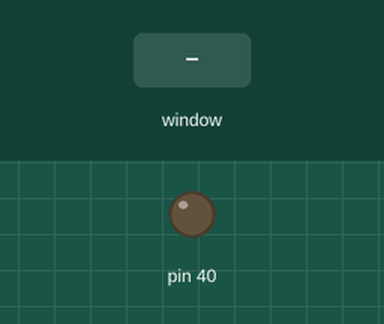
The program below on a simulated Raspberry Pi (header pin numbers). Parts: output pins drawn as LEDs (lit = HIGH). The test bench sets the inputs (shaded band). The desktop window is not drawn, its controls go by their first labels and the mouse button is held 0.15 s.

Above: at 1.2 s.
1.3 s: control labelled "On" in the window clicked
At 1.7 s:
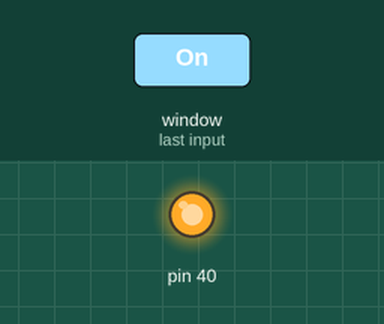
2.8 s: control labelled "Off" in the window clicked
At 4.1 s:
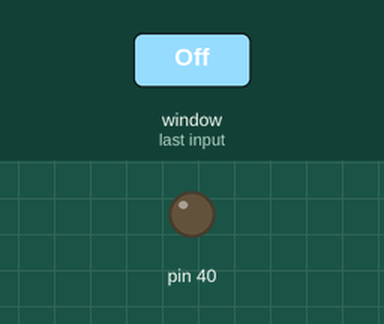
Timing chart, 0 to 5.8 s (numbered marks = the images above; inputs shaded):
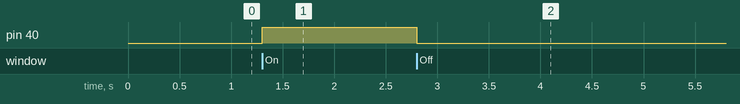

Measured:
- after the input at 1.3 s, pin 40: LOW → HIGH at once
- after the input at 2.8 s, pin 40: HIGH → LOW at once

The program:

gpio_control_via_button.py
```python
import RPi.GPIO as GPIO
import tkinter
import time

GPIO.setmode(GPIO.BOARD)
GPIO.setwarnings(False)
GPIO.setup(40,GPIO.OUT, initial=GPIO.LOW)


top = tkinter.Tk()


def turnOnLED():
    GPIO.output(40,GPIO.HIGH)
def turnOffLED():
    GPIO.output(40,GPIO.LOW)

B1 = tkinter.Button(top, text ="On", command = turnOnLED)
B2 = tkinter.Button(top, text ="Off", command = turnOffLED)

B1.pack()
B2.pack()
top.mainloop()
```
